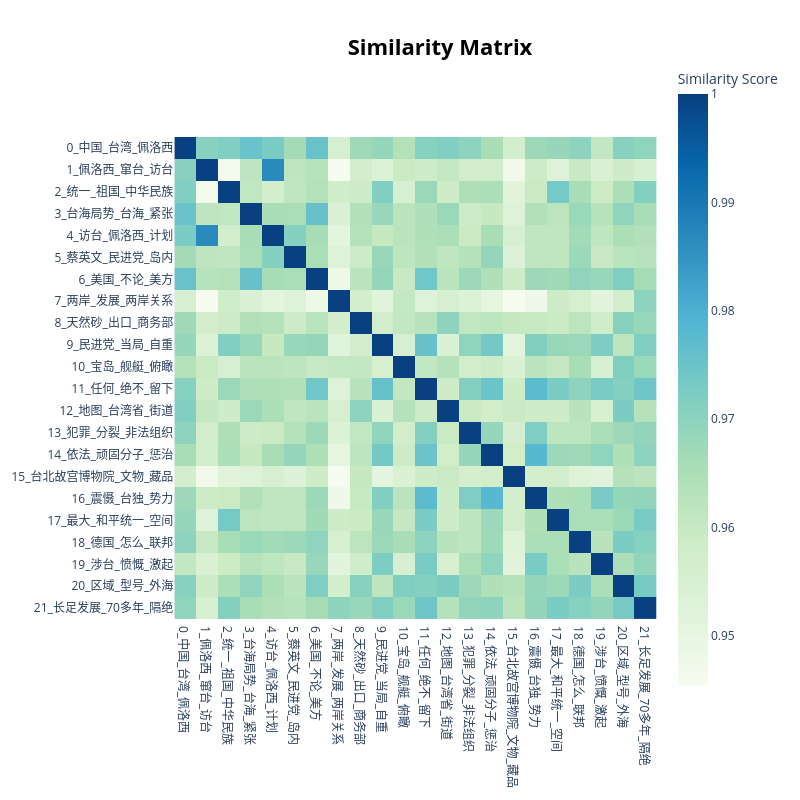

The notebook cell saved with this chart:
### Code cell
topic_model.visualize_heatmap()

### Figure 1 — Plotly figure (JSON) as saved in the notebook; plotly's stock layout.template omitted (floating-point values rounded to 4 significant figures; data arrays with more than 128 entries replaced by an {"elided": "..."} marker saying what was removed)
{"data": [{"coloraxis": "coloraxis", "hovertemplate": "x: %{x}<br>y: %{y}<br>Similarity Score: %{z}<extra></extra>", "name": "0", "type": "heatmap", "x": ["0_中国_台湾_佩洛西", "1_佩洛西_窜台_访台", "2_统一_祖国_中华民族", "3_台海局势_台海_紧张", "4_访台_佩洛西_计划", "5_蔡英文_民进党_岛内", "6_美国_不论_美方", "7_两岸_发展_两岸关系", "8_天然砂_出口_商务部", "9_民进党_当局_自重", "10_宝岛_舰艇_俯瞰", "11_任何_绝不_留下", "12_地图_台湾省_街道", "13_犯罪_分裂_非法组织", "14_依法_顽固分子_惩治", "15_台北故宫博物院_文物_藏品", "16_震慑_台独_势力", "17_最大_和平统一_空间", "18_德国_怎么_联邦", "19_涉台_愤慨_激起", "20_区域_型号_外海", "21_长足发展_70多年_隔绝"], "xaxis": "x", "y": ["0_中国_台湾_佩洛西", "1_佩洛西_窜台_访台", "2_统一_祖国_中华民族", "3_台海局势_台海_紧张", "4_访台_佩洛西_计划", "5_蔡英文_民进党_岛内", "6_美国_不论_美方", "7_两岸_发展_两岸关系", "8_天然砂_出口_商务部", "9_民进党_当局_自重", "10_宝岛_舰艇_俯瞰", "11_任何_绝不_留下", "12_地图_台湾省_街道", "13_犯罪_分裂_非法组织", "14_依法_顽固分子_惩治", "15_台北故宫博物院_文物_藏品", "16_震慑_台独_势力", "17_最大_和平统一_空间", "18_德国_怎么_联邦", "19_涉台_愤慨_激起", "20_区域_型号_外海", "21_长足发展_70多年_隔绝"], "yaxis": "y", "z": {"elided": "22x22 float values"}}], "layout": {"coloraxis": {"colorbar": {"title": {"text": "Similarity Score"}}, "colorscale": [[0, "rgb(247,252,240)"], [0.125, "rgb(224,243,219)"], [0.25, "rgb(204,235,197)"], [0.375, "rgb(168,221,181)"], [0.5, "rgb(123,204,196)"], [0.625, "rgb(78,179,211)"], [0.75, "rgb(43,140,190)"], [0.875, "rgb(8,104,172)"], [1, "rgb(8,64,129)"]]}, "height": 800, "hoverlabel": {"bgcolor": "white", "font": {"family": "Rockwell", "size": 16}}, "legend": {"title": {"text": "Trend"}}, "margin": {"t": 60}, "showlegend": true, "title": {"font": {"color": "Black", "size": 22}, "text": "<b>Similarity Matrix</b>", "x": 0.55, "xanchor": "center", "y": 0.95, "yanchor": "top"}, "width": 800, "xaxis": {"anchor": "y", "constrain": "domain", "domain": [0, 1], "scaleanchor": "y"}, "yaxis": {"anchor": "x", "autorange": "reversed", "constrain": "domain", "domain": [0, 1]}}}
